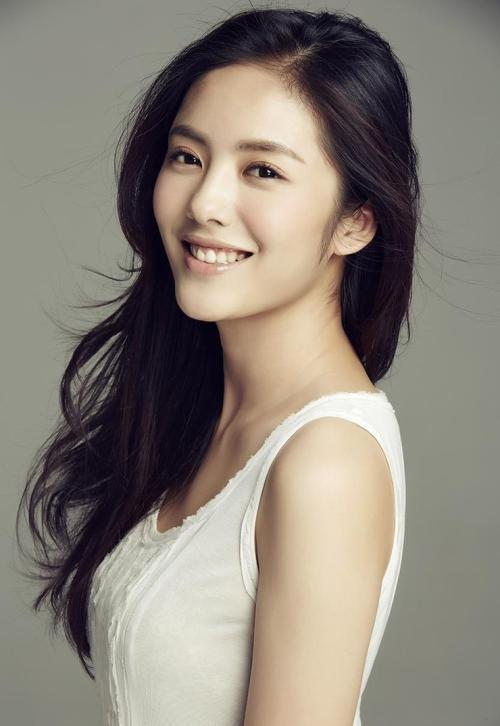
#> input picture picsrc/cai.jpg, 500 x 726 px
$ python 012day.py
#> lines starting #> are read from the running program, lines starting #| are printed output that depends on the picture; after the words box and inside, x2 and y2 are one past the last pixel; in counts of white or black regions, pixels touching at a corner belong together; long printed decimals are rounded
#> in main, src is the input picture: shape (726, 500, 3); mean B, G, R 121.2, 131, 138.7
#| (726, 500, 3)
# -*- coding:utf-8 -*-
import cv2 as cv
import numpy as np
import matplotlib.pyplot as plt

# ********************* 图像二值化及其应用 **********************
"""
1、二值图像

2、图像二值化方法

   -->全局阈值：
      ---->OTSU
      ---->Triangle
      ---->自动与手动

   -->局部阈值：
      ----> cv.ADAPTIVE_THRESH_MEAN_C
      ----> cv.ADAPTIVE_THRESH_GAUSSIAN_C
"""

#全局阈值
def threshold(image):
    gray = cv.cvtColor(image, cv.COLOR_RGB2GRAY)
    # ret, binary = cv.threshold(gray, 0, 255, cv.THRESH_BINARY | cv.THRESH_OTSU)
    ret, binary = cv.threshold(gray, 0, 255, cv.THRESH_BINARY | cv.THRESH_TRIANGLE)
    # ret, binary = cv.threshold(gray, 100, 255, cv.THRESH_BINARY_INV)
    print('threshold value: %s' % ret)
    cv.imshow('binary', binary)

# 局部阈值(自适应阈值)
def local_threshold(image):
    gray = cv.cvtColor(image, cv.COLOR_RGB2GRAY)
    binary = cv.adaptiveThreshold(gray, 255, cv.ADAPTIVE_THRESH_MEAN_C, cv.THRESH_BINARY, 25, 10)
    # binary = cv.adaptiveThreshold(gray, 255, cv.ADAPTIVE_THRESH_GAUSSIAN_C, cv.THRESH_BINARY, 25, 10)
    cv.imshow('local binary', binary)


# 自定义阈值方法
def custom_threshold(image):
    gray = cv.cvtColor(image, cv.COLOR_RGB2GRAY)
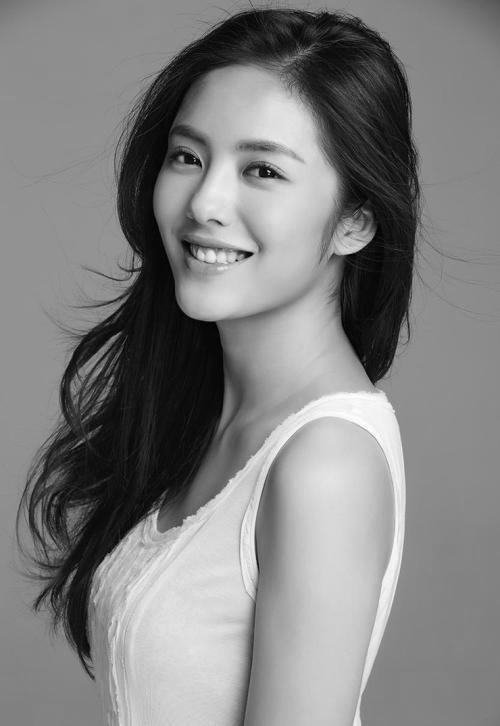
#> gray: shape (726, 500); min 1, max 255, mean 128.9
    h, w = image.shape[:2]
#> h = 726; w = 500
    m = np.reshape(gray, [1, h * w])
    mean = m.mean()
#> mean = 128.9
    print('mean:', mean)
#| mean: 128.906
    ret, binary = cv.threshold(gray, mean, 255, cv.THRESH_BINARY)
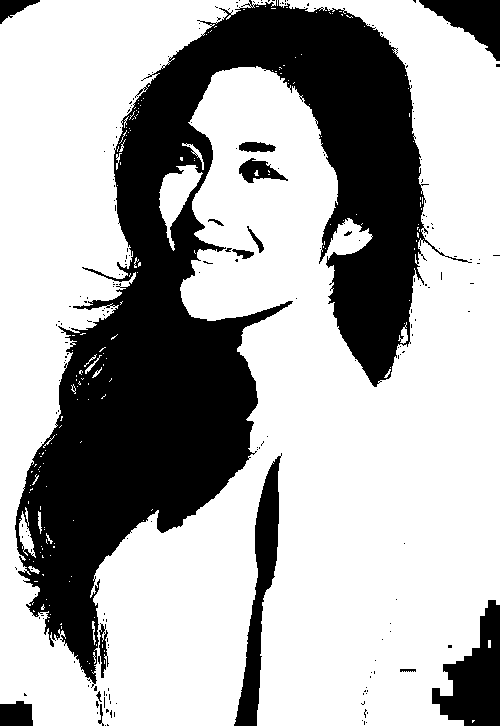
#> binary: shape (726, 500); 68% white; 213 black regions (197 under 20 px), largest, box (x1, y1, x2, y2) and area: (15, 0, 472, 688) 101528, (432, 600, 500, 726) 4709, (234, 453, 282, 726) 4374
#> ret = 128
    cv.imshow('custom threshold', binary)


def main():
    src = cv.imread('../picsrc/cai.jpg')
    print(src.shape)
    cv.namedWindow('pic', cv.WINDOW_AUTOSIZE)
    cv.imshow('cai', src)

    t1 = cv.getTickCount()

    # threshold(src)

    # local_threshold(src)

    custom_threshold(src)

    t2 = cv.getTickCount()
    time = (t2 - t1)/cv.getTickFrequency()
    print('Time consume: %f s' % time)


    cv.waitKey(0)  # 程序等待指定的时间后执行以下语句(时间单位为：ms)
    cv.destroyAllWindows()

if __name__ == '__main__':
    main()
